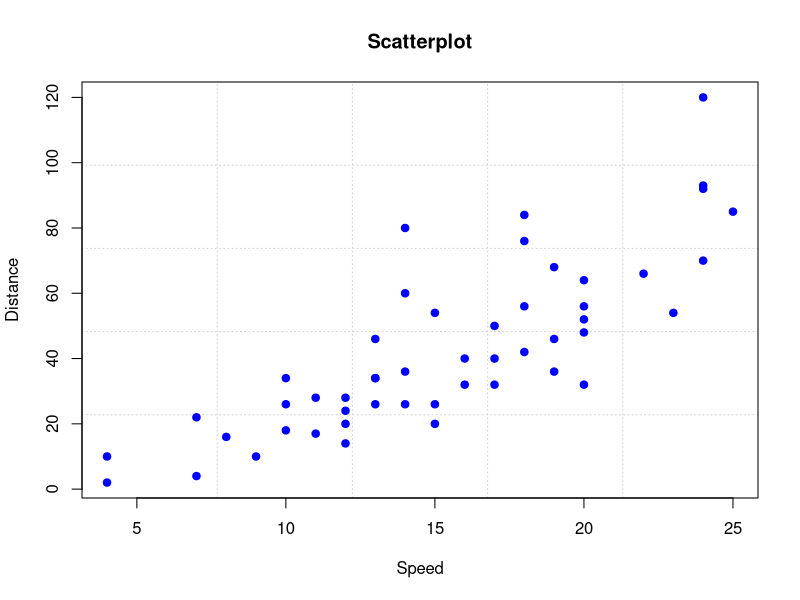
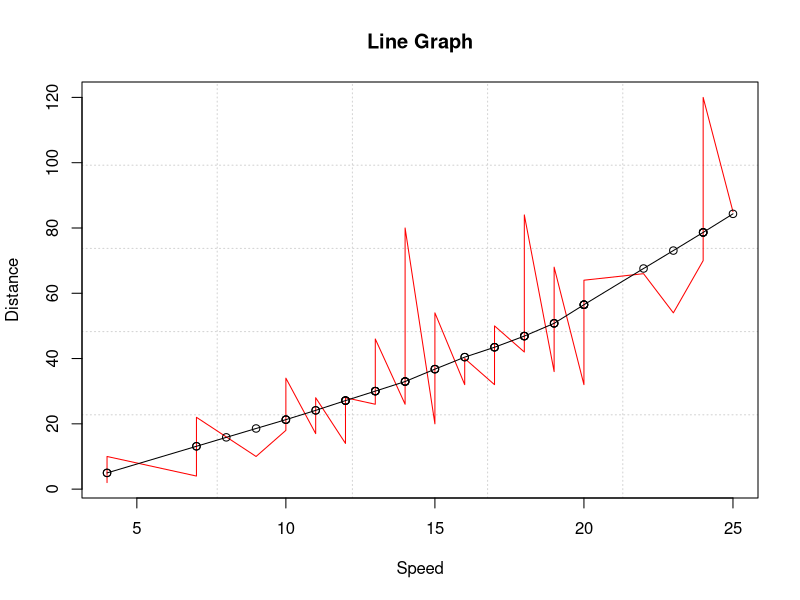

Generate these figures, in order, with R:
## ---- chunk 1
setwd("/tmp")
data(cars)
cars
## ---- chunk 2
# Add code here.  See manual page for the plot() command.
Speed <- cars$speed
Distance <- cars$dist
plot(Speed, Distance, main ='Scatterplot', panel.first = grid(5,5),
     pch = 19, cex = 1.0, col = "blue")
plot(Speed, Distance, type = 'l', main ='Line Graph', panel.first = grid(5,5),
     pch = 19, cex = 1.0, col = "red")
lines(stats::lowess(cars), type = 'o')
## ---- chunk 3
# Add code here.  See manual page for the summary() command.
summary(cars)
## ---- chunk 4
# Add code here.  Save maximum speed in a variable called "max.speed" and
# minimum distance in a variable called "min.dist".  The code below will
# print your output.
max.speed <- max(Speed)
min.dist  <- min(Distance)
str <- paste0("Maximum speed is ", max.speed, ", and minimum distance is ", 
              min.dist)
str
